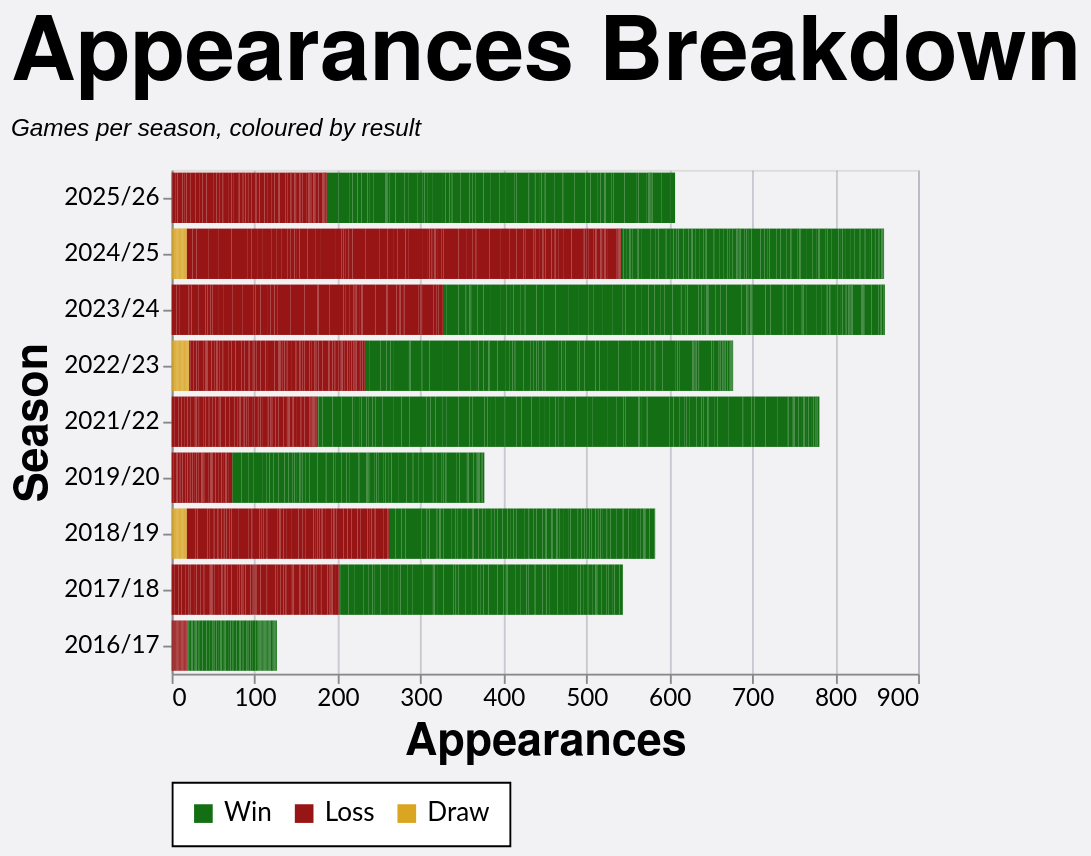

Write a Vega-Lite specification for this figure.
### Vega-Lite specification from a JSON file in a GitHub repository (floating-point values rounded to 4 significant figures; data arrays with more than 128 entries replaced by an {"elided": "..."} marker saying what was removed)
{"config": {"axis": {"labelFont": "Lato, sans-serif", "titleFont": "PT Sans Narrow, Helvetica Neue, Helvetica, Arial, sans-serif", "labelFontSize": 13, "titleFontSize": 24, "gridColor": "#202947", "gridOpacity": 0.2}, "header": {"labelFont": "PT Sans Narrow, Helvetica Neue, Helvetica, Arial, sans-serif", "titleFont": "PT Sans Narrow, Helvetica Neue, Helvetica, Arial, sans-serif", "labelFontSize": 24, "titleFontSize": 28, "labelFontWeight": "bold", "orient": "left"}, "legend": {"labelFont": "Lato, sans-serif", "titleFont": "PT Sans Narrow, Helvetica Neue, Helvetica, Arial, sans-serif", "labelFontSize": 14, "titleFontSize": 16, "titlePadding": 5, "fillColor": "white", "strokeColor": "black", "padding": 10, "titleFontWeight": "lighter", "titleFontStyle": "italic", "titleColor": "gray", "offset": 10}, "title": {"font": "PT Sans Narrow, Helvetica Neue, Helvetica, Arial, sans-serif", "fontSize": 48, "fontWeight": "bold", "anchor": "start", "align": "center", "titlePadding": 20, "subtitlePadding": 10, "subtitleFontSize": 13, "subtitleColor": "", "subtitleFontStyle": "italic", "offset": 15, "color": "black"}, "axisX": {"labelAngle": 0}, "facet": {"title": null, "header": null, "align": {"row": "each", "column": "each"}}, "resolve": {"scale": {"y": "independent", "facet": "independent"}}, "background": "#f2f1f4"}, "data": {"name": "data-85b25d50db878a3bc79d4abb01b7a177"}, "mark": {"type": "bar"}, "encoding": {"color": {"field": "color_value", "legend": {"orient": "bottom", "title": null}, "scale": {"range": ["#146f14", "#981515", "goldenrod"]}, "sort": ["Win", "Loss", "Draw"], "type": "nominal"}, "tooltip": [{"field": "player", "title": "Player", "type": "nominal"}, {"field": "season", "title": "Season", "type": "nominal"}, {"field": "color_value", "title": "Group", "type": "nominal"}, {"aggregate": "sum", "field": "apps", "title": "Appearances", "type": "quantitative"}], "x": {"aggregate": "sum", "field": "apps", "title": "Appearances", "type": "quantitative"}, "y": {"field": "season", "sort": {"field": "season_sort", "op": "max", "order": "descending"}, "title": "Season", "type": "nominal"}}, "height": {"step": 30}, "title": {"text": "Appearances Breakdown", "subtitle": "Games per season, coloured by result"}, "width": 400, "$schema": "https://vega.github.io/schema/vega-lite/v5.20.1.json", "datasets": {"data-85b25d50db878a3bc79d4abb01b7a177": {"elided": "2518 records"}}}
